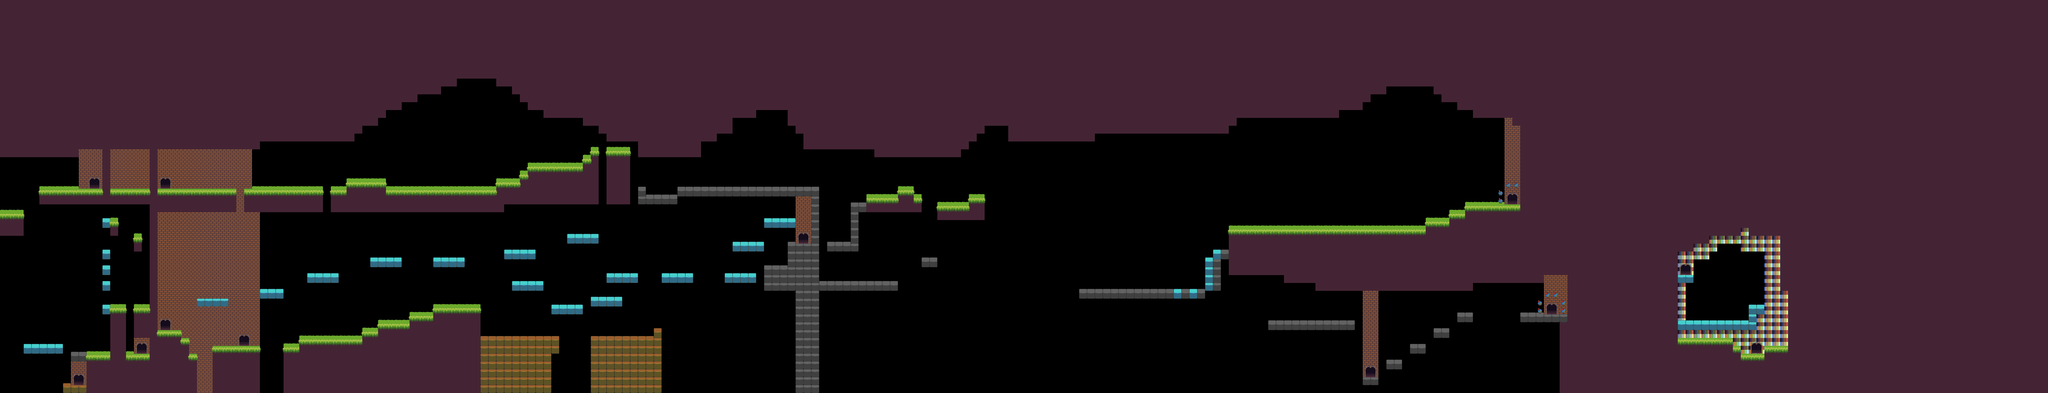

This is a level from a 2D game, rendered from its Tiled map with the project's own tilesets. A one-line summary and the map file follow, with tile-layer data summarised:
An orthogonal 260x50 tile map with 32x32 px tiles, 6 tile layers (unsolid1, unsolid2, unsolid3, unsolidcirifg, ...), 3 tilesets, 1 image layer and 142 objects (55x BulletShooter, 28x MonsterShooter, 28x Coin, 12x Portal, 8x MovingPlatform, ...).

<map version="1.0" orientation="orthogonal" width="260" height="50" tilewidth="32" tileheight="32">
 <tileset firstgid="1" name="ciribot_tiles" tilewidth="32" tileheight="32">
  <image source="../sprites/ciribot_tiles.png" width="160" height="160" />
 </tileset>
 <tileset firstgid="26" name="normal_block" tilewidth="32" tileheight="32">
  <image source="../sprites/normal_block.png" width="96" height="64" />
 </tileset>
 <tileset firstgid="32" name="oldciribot" tilewidth="32" tileheight="32">
  <image source="../sprites/oldciribot.png" width="32" height="32" />
 </tileset>
 <imagelayer name="parallax1">
  <image source="../sprites/area01_bkg0.png" />
  <properties>
   <property name="ratio" value="0.25" />
  </properties>
 </imagelayer>
 <layer name="unsolid1" width="260" height="50">
  <data>[13000 cells, 3 non-empty, 2 distinct tile ids]</data>
 </layer>
 <layer name="unsolid2" width="260" height="50">
  <data>[13000 cells, 698 non-empty, 8 distinct tile ids]</data>
 </layer>
 <layer name="unsolid3" width="260" height="50">
  <data>[13000 cells, 311 non-empty, 10 distinct tile ids]</data>
 </layer>
 <layer name="unsolidcirifg" width="260" height="50">
  <data>[13000 cells, 12 non-empty, 2 distinct tile ids]</data>
 </layer>
 <layer name="solid" width="260" height="50">
  <data>[13000 cells, 7660 non-empty, 5 distinct tile ids]</data>
 </layer>
 <objectgroup color="#00ff00" name="Entities">
  <object name="mainPlayer" x="128" y="1376" width="32" height="32">
   <properties>
    <property name="image" value="ciribot" />
    <property name="spritewidth" value="32" />
   </properties>
  </object>
  <object name="MonsterShooter" x="1216" y="1344" width="32" height="32">
   <properties>
    <property name="facing" value="left" />
   </properties>
  </object>
  <object name="SpringEntity" x="1376" y="1344" width="32" height="32">
   <properties>
    <property name="image" value="bounce_spring.png" />
    <property name="spritewidth" value="32" />
   </properties>
  </object>
  <object name="Coin" x="1856" y="1216" width="32" height="32">
   <properties>
    <property name="image" value="spinning_coin_gold" />
    <property name="spritewidth" value="32" />
   </properties>
  </object>
  <object name="Portal" x="352" y="705" width="64" height="64">
   <properties>
    <property name="id" value="A" />
    <property name="next_id" value="B" />
   </properties>
  </object>
  <object name="BulletShooter" x="1952" y="1152" width="32" height="32">
   <properties>
    <property name="facing" value="left" />
   </properties>
  </object>
  <object name="Coin" x="288" y="1408" width="32" height="32">
   <properties>
    <property name="image" value="spinning_coin_gold" />
    <property name="spritewidth" value="32" />
   </properties>
  </object>
  <object name="MovingPlatform" x="256" y="1280" width="64" height="32" />
  <object name="SpringEntity" x="512" y="1408" width="32" height="32">
   <properties>
    <property name="image" value="bounce_spring.png" />
    <property name="spritewidth" value="32" />
   </properties>
  </object>
  <object name="MovingPlatform" x="256" y="1216" width="64" height="32" />
  <object name="MovingPlatform" x="256" y="1152" width="64" height="32" />
  <object name="MovingPlatform" x="256" y="1088" width="64" height="32" />
  <object name="MovingPlatform" x="256" y="1024" width="64" height="32" />
  <object name="BulletShooter" x="416" y="1216" width="32" height="32">
   <properties>
    <property name="facing" value="left" />
   </properties>
  </object>
  <object name="BulletShooter" x="416" y="1184" width="32" height="32">
   <properties>
    <property name="facing" value="left" />
   </properties>
  </object>
  <object name="BulletShooter" x="416" y="1120" width="32" height="32">
   <properties>
    <property name="facing" value="left" />
   </properties>
  </object>
  <object name="BulletShooter" x="416" y="1056" width="32" height="32">
   <properties>
    <property name="facing" value="left" />
   </properties>
  </object>
  <object name="BulletShooter" x="416" y="992" width="32" height="32">
   <properties>
    <property name="facing" value="left" />
   </properties>
  </object>
  <object name="BulletShooter" x="416" y="960" width="32" height="32">
   <properties>
    <property name="facing" value="left" />
   </properties>
  </object>
  <object name="BulletShooter" x="416" y="928" width="32" height="32">
   <properties>
    <property name="facing" value="left" />
   </properties>
  </object>
  <object name="BulletShooter" x="416" y="864" width="32" height="32">
   <properties>
    <property name="facing" value="left" />
   </properties>
  </object>
  <object name="Coin" x="320" y="1408" width="32" height="32">
   <properties>
    <property name="image" value="spinning_coin_gold" />
    <property name="spritewidth" value="32" />
   </properties>
  </object>
  <object name="Coin" x="32" y="832" width="32" height="32">
   <properties>
    <property name="image" value="spinning_coin_gold" />
    <property name="spritewidth" value="32" />
   </properties>
  </object>
  <object name="Coin" x="512" y="1344" width="32" height="32">
   <properties>
    <property name="image" value="spinning_coin_gold" />
    <property name="spritewidth" value="32" />
   </properties>
  </object>
  <object name="Coin" x="512" y="1312" width="32" height="32">
   <properties>
    <property name="image" value="spinning_coin_gold" />
    <property name="spritewidth" value="32" />
   </properties>
  </object>
  <object name="Coin" x="512" y="1280" width="32" height="32">
   <properties>
    <property name="image" value="spinning_coin_gold" />
    <property name="spritewidth" value="32" />
   </properties>
  </object>
  <object name="Coin" x="512" y="1248" width="32" height="32">
   <properties>
    <property name="image" value="spinning_coin_gold" />
    <property name="spritewidth" value="32" />
   </properties>
  </object>
  </objectgroup>
 <layer name="unsolidfg" width="260" height="50">
  <data>[13000 cells, 15 non-empty, 2 distinct tile ids]</data>
 </layer>
</map>
<!-- 115 of 142 objects omitted -->